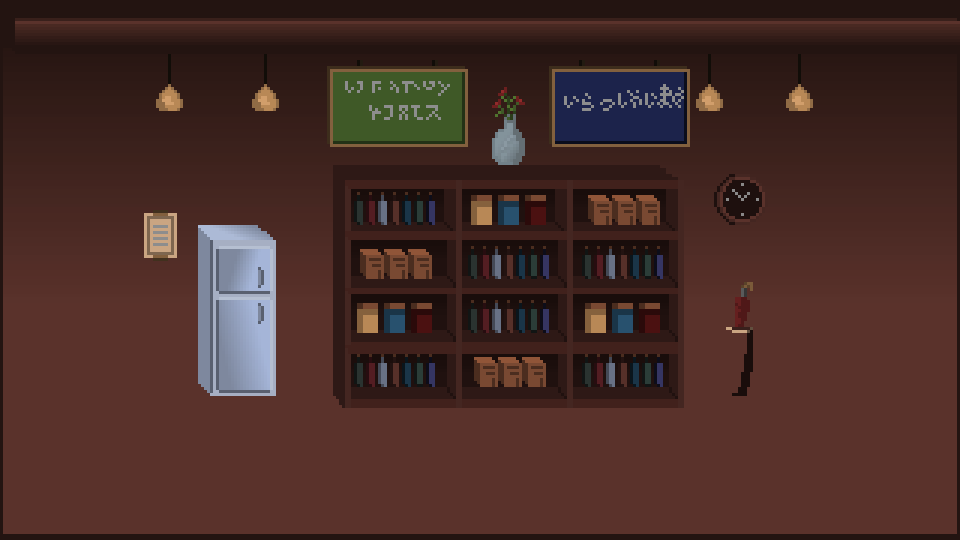
#> input picture Assets/PourDecisions/Resources/Art/bg_bar.png, 1920 x 1080 px (shown at 1/2 size); its folder holds only this picture in this run
$ python pixelate_art.py
#> lines starting #> are read from the running program, lines starting #| are printed output that depends on the picture
"""
Pour Decisions - retro pixel pass.

Runs after generate_art.py. Each sprite is shrunk to a low resolution, limited to a small palette
and a few alpha levels, then scaled back up with nearest-neighbour so it keeps its exact size and
pivot (the art manifest and physics stay valid). Unity imports these with Point filtering so the
pixels stay crisp.

Run from the repo root:  python3 Tools/pixelate_art.py
"""
import os

from PIL import Image

ROOT = os.path.dirname(os.path.dirname(os.path.abspath(__file__)))
ART = os.path.join(ROOT, "Assets/PourDecisions/Resources/Art")

# Size of one "retro pixel" in source pixels. Chosen so pixels look about the same size on screen.
BLOCK_BY_PREFIX = [
    ("bg_", 6), ("counter_", 6), ("customer_", 6),
    ("bottle_", 4), ("glass_", 6), ("spout_", 4),
    ("ui_ticket", 5), ("ui_bubble", 5), ("ui_panel", 4), ("ui_button", 4),
    ("tipjar_", 5), ("logo", 7), ("star_", 4), ("icon_", 3), ("coin", 3),
]
# Soft effect textures stay smooth (glows, vignette, the white pixel used for meshes).
SKIP_PREFIXES = ("fx_",)
PALETTE_COLORS = 24
BACKGROUND_COLORS = 40  # backgrounds have more going on (and a neon sign to keep)
ALPHA_LEVELS = 4


def block_for(name):
#> called with name = 'bg_bar.png'
    for prefix, size in BLOCK_BY_PREFIX:
        if name.startswith(prefix):
            return size
    return None


def quantize_alpha(a, levels):
    step = 255 / (levels - 1)
    return a.point(lambda v: int(round(v / step) * step))


def pixelate(path, block):
#> called with block = 6
    img = Image.open(path).convert("RGBA")
#> img is the input picture: PIL image 1920x1080 RGBA; mean R, G, B, A 71.4, 44, 39, 255
    w, h = img.size
#> w = 1920; h = 1080
    small = img.resize((max(1, w // block), max(1, h // block)), Image.BOX)
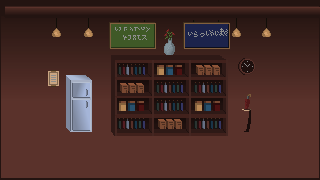
#> small: PIL image 320x180 RGBA; mean R, G, B, A 71.4, 44, 39, 255
    r, g, b, a = small.split()
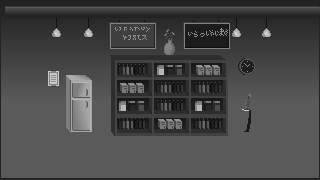
#> r: PIL image 320x180 L; min 10, max 209, mean 71.4
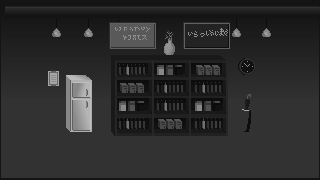
#> g: PIL image 320x180 L; min 10, max 191, mean 44
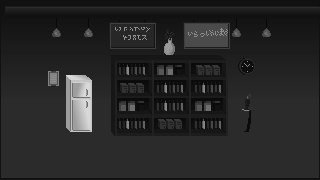
#> b: PIL image 320x180 L; min 8, max 216, mean 39
#> a: PIL image 320x180 L; every value is 255
    colors = BACKGROUND_COLORS if os.path.basename(path).startswith("bg_") else PALETTE_COLORS
    rgb = Image.merge("RGB", (r, g, b)).quantize(colors=colors, method=Image.MEDIANCUT,
                                                 dither=Image.Dither.NONE).convert("RGB")
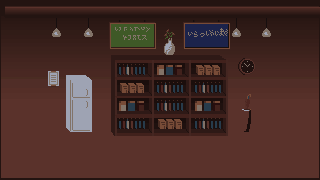
#> rgb: PIL image 320x180 RGB; mean R, G, B 71.4, 43.8, 38.8
    out = Image.merge("RGBA", (*rgb.split(), quantize_alpha(a, ALPHA_LEVELS)))
    # Scale straight back to the exact original size so pivots and glass interiors line up with the physics.
    out.resize((w, h), Image.NEAREST).save(path)
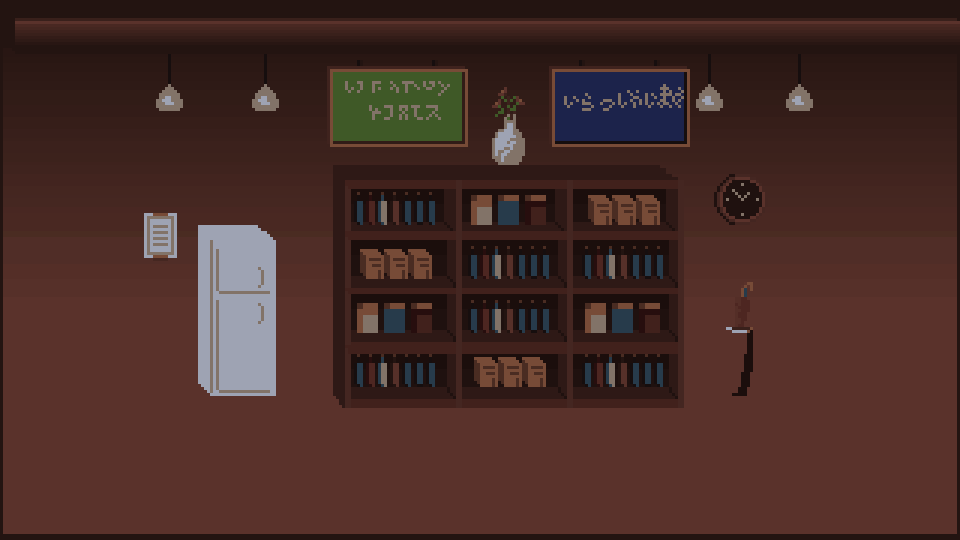
#> saved as bg_bar.png: PIL image 1920x1080 RGBA (shown at 1/2 size); mean R, G, B, A 71.4, 43.8, 38.8, 255


def run():
    count = 0
    for f in sorted(os.listdir(ART)):
        if not f.endswith(".png") or f.startswith(SKIP_PREFIXES):
            continue
        block = block_for(f)
        if block:
            pixelate(os.path.join(ART, f), block)
            count += 1
    print("pixelated", count, "sprites")


if __name__ == "__main__":
    run()
